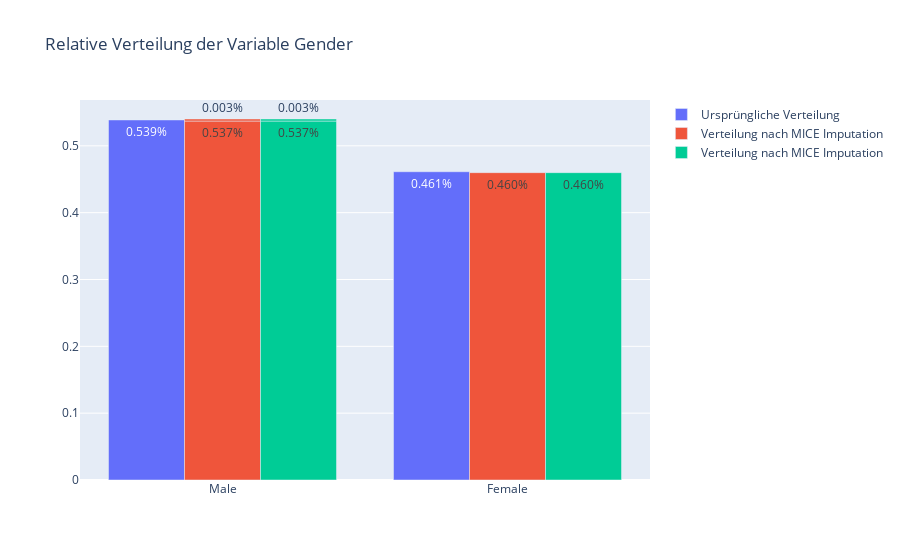

Write notebook code for a chart like this one.
### Markdown cell above
## Imputationverfahren für die Variable Gender

### Code cell
fig = make_subplots(rows=1)

fig.add_trace(go.Bar(name="Ursprüngliche Verteilung",x = X_train_df['gender'].replace({0: 'Female', 1: 'Male'}), y = X_train_df['gender'].value_counts(normalize=True),
                                    text = X_train_df['gender'].value_counts(normalize=True).apply(lambda x: '{0:1.3f}%'.format(x))
                        ))

fig.add_trace(go.Bar(name="Verteilung nach MICE Imputation", x = X_train_df_mice['gender'].replace({0: 'Female', 1: 'Male'}), y = X_train_df_mice['gender'].value_counts(normalize=True),
                                    text = X_train_df_mice['gender'].value_counts(normalize=True).apply(lambda x: '{0:1.3f}%'.format(x))
                        ))

fig.add_trace(go.Bar(name="Verteilung nach MICE Imputation", x = X_train_df_knn['gender'].replace({0: 'Female', 1: 'Male'}), y = X_train_df_knn['gender'].value_counts(normalize=True),
                                    text = X_train_df_knn['gender'].value_counts(normalize=True).apply(lambda x: '{0:1.3f}%'.format(x))
                        ))


fig.update_layout(title_text="Relative Verteilung der Variable Gender")

fig.show()

### Figure 1 — Plotly figure (JSON) as saved in the notebook; plotly's stock layout.template omitted (floating-point values rounded to 4 significant figures; data arrays with more than 128 entries replaced by an {"elided": "..."} marker saying what was removed)
{"data": [{"name": "Ursprüngliche Verteilung", "text": ["0.539%", "0.461%"], "type": "bar", "x": {"elided": "30423 str values"}, "y": [0.5387, 0.4613]}, {"name": "Verteilung nach MICE Imputation", "text": ["0.537%", "0.460%", "0.003%"], "type": "bar", "x": {"elided": "30423 mixed values"}, "y": [0.5371, 0.4598, 0.00309]}, {"name": "Verteilung nach MICE Imputation", "text": ["0.537%", "0.460%", "0.003%"], "type": "bar", "x": {"elided": "30423 mixed values"}, "y": [0.5371, 0.4598, 0.00309]}], "layout": {"title": {"text": "Relative Verteilung der Variable Gender"}, "xaxis": {"anchor": "y", "domain": [0, 1]}, "yaxis": {"anchor": "x", "domain": [0, 1]}}}
